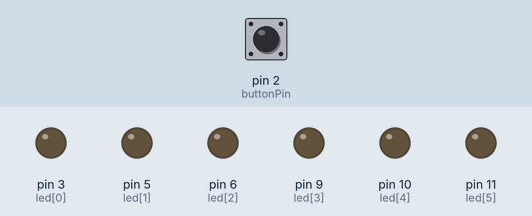
A sketch run on a simulated Arduino Uno, built with avr-gcc and run on an emulated ATmega328P. On the bench: output pins drawn as LEDs (lit = HIGH). The inputs (shaded band) are chosen by the test bench; at power-on: pin 2 (buttonPin) HIGH.

Above: at 1.2 s.
1.3 s: pin 2 (buttonPin) pulled LOW for 0.15 s
At 2.2 s:
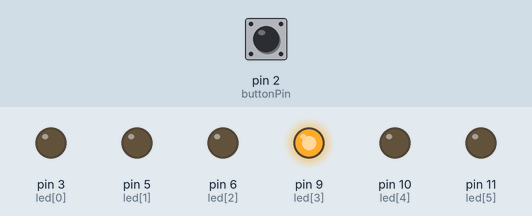
2.9 s: pin 2 (buttonPin) pulled LOW for 1 s
At 4.7 s:
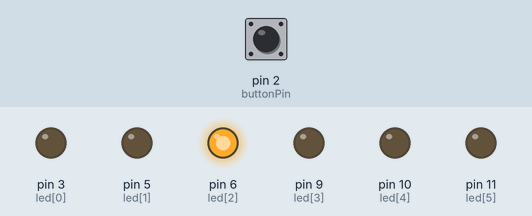
5.9 s: pin 2 (buttonPin) pulled LOW for 3.2 s
At 9.9 s:
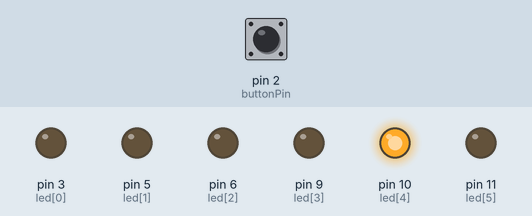
Timing chart, 0 to 11.4 s (numbered marks = the images above; inputs shaded):
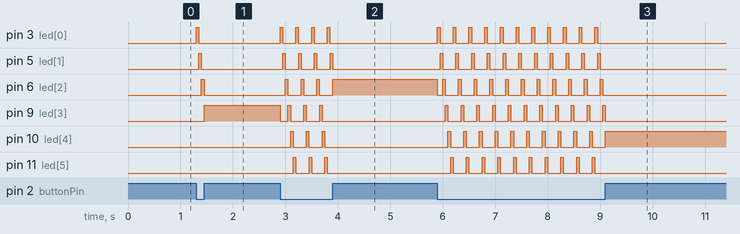

The sketch:

h014.ino
```cpp
const unsigned int led[6] = { 3, 5, 6, 9, 10, 11 };
const int buttonPin = 2;

void setup() {
  for(int x=0;x<=5;x++) {
    pinMode(led[x], OUTPUT);
  }
  pinMode(buttonPin, INPUT_PULLUP);
}

void loop() {
  int buttonInput = digitalRead(buttonPin);
  if(buttonInput==LOW) {
    for(int x=0;x<=5;x++) {
      for(int x=0;x<=5;x++) {
        digitalWrite(led[x], LOW);
      }

      digitalWrite(led[x], HIGH);

      buttonInput = digitalRead(buttonPin);
      if(buttonInput==HIGH) break;

      delay(50);
    }
  }
}
```

Measured:
- after the input at 1.3 s, pin 3 (led[0]): LOW → HIGH at once, → LOW 0.05 s later; pin 5 (led[1]): LOW → HIGH after 0.05 s, → LOW 0.05 s later; pin 6 (led[2]): LOW → HIGH after 0.10 s, → LOW 0.05 s later; pin 9 (led[3]): LOW → HIGH after 0.15 s
- after the input at 2.9 s, pin 3 (led[0]): alternates HIGH for 0.05 s and LOW for 0.25 s, 8 changes in all, then stays LOW, starting at once; pin 5 (led[1]): alternates HIGH for 0.05 s and LOW for 0.25 s, 8 changes in all, then stays LOW, starting after 0.05 s
- after the input at 5.9 s, pin 3 (led[0]): alternates HIGH for 0.05 s and LOW for 0.25 s, 22 changes in all, then stays LOW, starting at once; pin 5 (led[1]): alternates HIGH for 0.05 s and LOW for 0.25 s, 22 changes in all, then stays LOW, starting after 0.05 s
